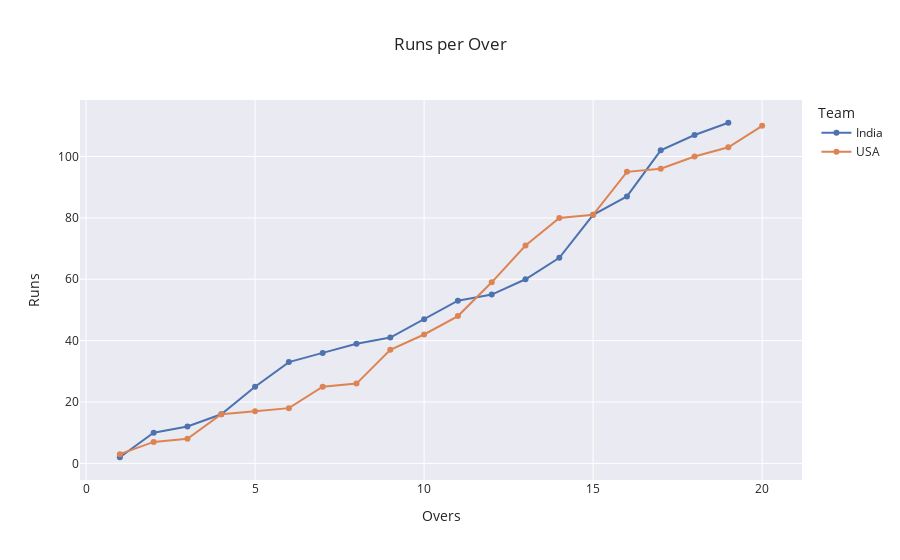

Notebook source saved alongside this figure:
### Code cell
fig.add_trace(pg.Scatter(
x = india.index +1,
y = india.values,
mode = 'lines+markers',
name = 'India'))

fig.add_trace(pg.Scatter(
x = usa.index +1,
y = usa.values,
mode = 'lines+markers',
name = 'USA'))

fig.update_layout(
title = 'Runs per Over',
xaxis_title = 'Overs',
yaxis_title = 'Runs',
legend_title = 'Team',
template = 'seaborn')

### Figure 1 — Plotly figure (JSON) as saved in the notebook; plotly's stock layout.template omitted (floating-point values rounded to 4 significant figures)
{"data": [{"mode": "lines+markers", "name": "India", "type": "scatter", "x": [1, 2, 3, 4, 5, 6, 7, 8, 9, 10, 11, 12, 13, 14, 15, 16, 17, 18, 19], "y": [2, 10, 12, 16, 25, 33, 36, 39, 41, 47, 53, 55, 60, 67, 81, 87, 102, 107, 111]}, {"mode": "lines+markers", "name": "USA", "type": "scatter", "x": [1, 2, 3, 4, 5, 6, 7, 8, 9, 10, 11, 12, 13, 14, 15, 16, 17, 18, 19, 20], "y": [3, 7, 8, 16, 17, 18, 25, 26, 37, 42, 48, 59, 71, 80, 81, 95, 96, 100, 103, 110]}], "layout": {"legend": {"title": {"text": "Team"}}, "title": {"text": "Runs per Over"}, "xaxis": {"title": {"text": "Overs"}}, "yaxis": {"title": {"text": "Runs"}}}}
